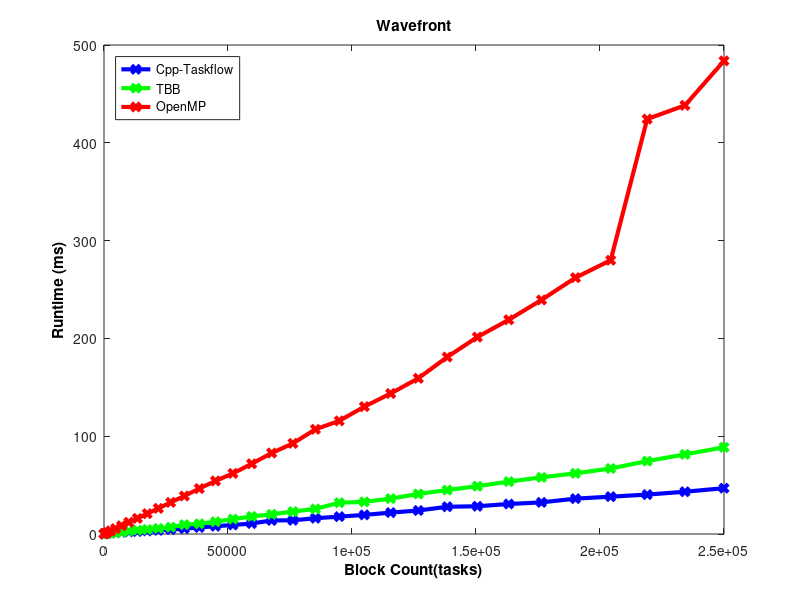

Here is the MATLAB script that generated this plot:
%upload data
wavefront01_tf = load("wavefront01_tf.txt");
wavefront01_tbb = load("wavefront01_tbb.txt");
wavefront01_omp = load("wavefront01_omp.txt");

%plotting
plot(wavefront01_tf(:,1), wavefront01_tf(:,2), 'linewidth',3,'-xb',
    wavefront01_tbb(:,1), wavefront01_tbb(:,2), 'linewidth',3,'-xg',
    wavefront01_omp(:,1), wavefront01_omp(:,2), 'linewidth',3,'-xr');

xlabel('Block Count(tasks)','Color','black','FontWeight','bold');
ylabel('Runtime (ms)','Color','black','FontWeight','bold');

title('Wavefront','Color','black','FontWeight','bold');
%'north', 'south', 'east', 'west', 'northeast', 'southeast', 'northwest', 'southwest'
legend('Cpp-Taskflow','TBB','OpenMP','Location','northwest');